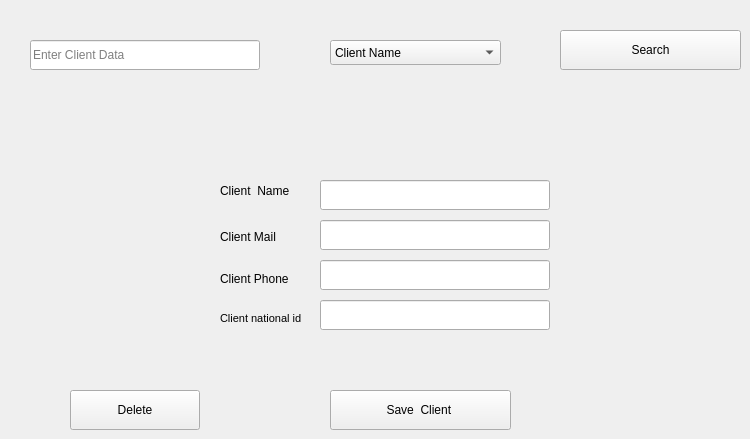
      <widget class="QWidget" name="tab_15">
       <attribute name="title">
        <string>Edit or Delete Client</string>
       </attribute>
       <widget class="QLabel" name="label_26">
        <property name="geometry">
         <rect>
          <x>220</x>
          <y>180</y>
          <width>80</width>
          <height>21</height>
         </rect>
        </property>
        <property name="text">
         <string>Client  Name</string>
        </property>
       </widget>
       <widget class="QPushButton" name="pushButton_19">
        <property name="geometry">
         <rect>
          <x>330</x>
          <y>390</y>
          <width>181</width>
          <height>40</height>
         </rect>
        </property>
        <property name="text">
         <string>Save  Client </string>
        </property>
       </widget>
       <widget class="QLineEdit" name="lineEdit_23">
        <property name="geometry">
         <rect>
          <x>320</x>
          <y>220</y>
          <width>230</width>
          <height>30</height>
         </rect>
        </property>
       </widget>
       <widget class="QLabel" name="label_27">
        <property name="geometry">
         <rect>
          <x>220</x>
          <y>310</y>
          <width>101</width>
          <height>17</height>
         </rect>
        </property>
        <property name="font">
         <font>
          <pointsize>8</pointsize>
         </font>
        </property>
        <property name="text">
         <string>Client national id</string>
        </property>
       </widget>
       <widget class="QLabel" name="label_28">
        <property name="geometry">
         <rect>
          <x>220</x>
          <y>270</y>
          <width>80</width>
          <height>17</height>
         </rect>
        </property>
        <property name="text">
         <string>Client Phone</string>
        </property>
       </widget>
       <widget class="QLineEdit" name="lineEdit_24">
        <property name="geometry">
         <rect>
          <x>320</x>
          <y>300</y>
          <width>230</width>
          <height>30</height>
         </rect>
        </property>
       </widget>
       <widget class="QLineEdit" name="lineEdit_25">
        <property name="geometry">
         <rect>
          <x>320</x>
          <y>180</y>
          <width>230</width>
          <height>30</height>
         </rect>
        </property>
       </widget>
       <widget class="QLineEdit" name="lineEdit_26">
        <property name="geometry">
         <rect>
          <x>320</x>
          <y>260</y>
          <width>230</width>
          <height>30</height>
         </rect>
        </property>
       </widget>
       <widget class="QLabel" name="label_29">
        <property name="geometry">
         <rect>
          <x>220</x>
          <y>226</y>
          <width>70</width>
          <height>21</height>
         </rect>
        </property>
        <property name="text">
         <string>Client Mail</string>
        </property>
       </widget>
       <widget class="QPushButton" name="pushButton_20">
        <property name="geometry">
         <rect>
          <x>560</x>
          <y>30</y>
          <width>181</width>
          <height>40</height>
         </rect>
        </property>
        <property name="text">
         <string>Search</string>
        </property>
       </widget>
       <widget class="QLineEdit" name="lineEdit_27">
        <property name="geometry">
         <rect>
          <x>30</x>
          <y>40</y>
          <width>230</width>
          <height>30</height>
         </rect>
        </property>
        <property name="placeholderText">
         <string>Enter Client Data</string>
        </property>
       </widget>
       <widget class="QComboBox" name="comboBox_14">
        <property name="geometry">
         <rect>
          <x>330</x>
          <y>40</y>
          <width>171</width>
          <height>25</height>
         </rect>
        </property>
        <item>
         <property name="text">
          <string>Client Name</string>
         </property>
        </item>
        <item>
         <property name="text">
          <string>Client Mail</string>
         </property>
        </item>
        <item>
         <property name="text">
          <string>Client Phone</string>
         </property>
        </item>
        <item>
         <property name="text">
          <string>Client National id</string>
         </property>
        </item>
       </widget>
       <widget class="QPushButton" name="pushButton_24">
        <property name="geometry">
         <rect>
          <x>70</x>
          <y>390</y>
          <width>130</width>
          <height>40</height>
         </rect>
        </property>
        <property name="text">
         <string>Delete</string>
        </property>
       </widget>
      </widget>
